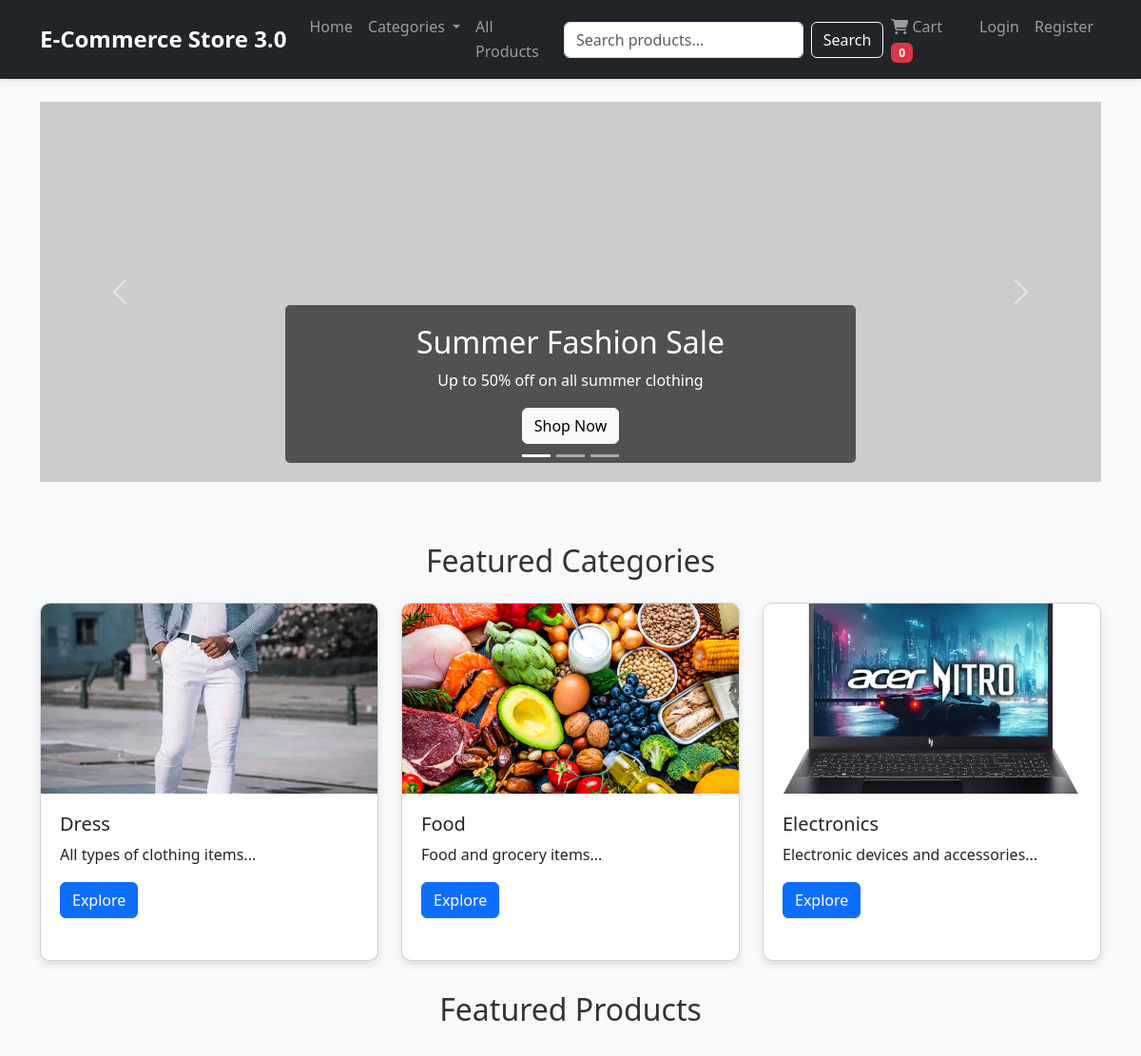
The page / on the database its author committed.
### tables this page shows
CREATE TABLE IF NOT EXISTS categories (
    id INT AUTO_INCREMENT PRIMARY KEY,
    name VARCHAR(50) NOT NULL,
    description TEXT,
    image VARCHAR(255),
    parent_id INT,
    FOREIGN KEY (parent_id) REFERENCES categories(id) ON DELETE SET NULL
);

### config/functions.php (called while the page is built, shortened)
<?php
function isLoggedIn() {
    return isset($_SESSION['user_id']);
}
function getCartCount() {
    $count = 0;
    return $count;
}
?>

### index.php (the view, shortened to what this page needs)
<?php
 require_once 'includes/header.php';
 ?>
 <div class="container">
     <div id="heroCarousel" class="carousel slide hero-slider" data-bs-ride="carousel">
         <div class="carousel-indicators">
             <button type="button" data-bs-target="#heroCarousel" data-bs-slide-to="0" class="active" aria-current="true" aria-label="Slide 1"></button>
             <button type="button" data-bs-target="#heroCarousel" data-bs-slide-to="1" aria-label="Slide 2"></button>
             <button type="button" data-bs-target="#heroCarousel" data-bs-slide-to="2" aria-label="Slide 3"></button>
         </div>
         <div class="carousel-inner">
             <div class="carousel-item active" style="background-image: url('https://via.placeholder.com/1200x400/3498db/ffffff?text=Fashion+Sale');">
                 <div class="carousel-caption d-none d-md-block">
                     <h2>Summer Fashion Sale</h2>
                     <p>Up to 50% off on all summer clothing</p>
                     <a href="pages/category.php?id=1" class="btn btn-light">Shop Now</a>
                 </div>
             </div>
         </div>
         <button class="carousel-control-prev" type="button" data-bs-target="#heroCarousel" data-bs-slide="prev">
             <span class="carousel-control-prev-icon" aria-hidden="true"></span>
         </button>
         <button class="carousel-control-next" type="button" data-bs-target="#heroCarousel" data-bs-slide="next">
             <span class="carousel-control-next-icon" aria-hidden="true"></span>
         </button>
     </div>
     <section class="category-section">
         <h2 class="text-center mb-4">Featured Categories</h2>
         <div class="row">
             <?php
             $query = "SELECT * FROM categories WHERE parent_id IS NULL LIMIT 3";
             $result = mysqli_query($conn, $query);
             if (mysqli_num_rows($result) > 0) {
                 while ($category = mysqli_fetch_assoc($result)) {
                     $image_url = !empty($category['image']) ? IMAGES_URL . '/categories/' . $category['image'] : 'https://via.placeholder.com/300x200?text=' . $category['name'];
             ?>
             <div class="col-md-4">
                 <div class="card category-card">
                     <img src="<?php echo $image_url; ?>" class="card-img-top" alt="<?php echo $category['name']; ?>">
                     <div class="card-body">
                         <h5 class="card-title"><?php echo $category['name']; ?></h5>
                         <p class="card-text"><?php echo substr($category['description'], 0, 100) . '...'; ?></p>
                         <a href="pages/category.php?id=<?php echo $category['id']; ?>" class="btn btn-primary">Explore</a>
                     </div>
                 </div>
             </div>
             <?php
                 }
             } ?>
         </div>
     </section>
     <section class="featured-products">
         <h2 class="text-center mb-4">Featured Products</h2>

### includes/header.php (shortened to what this page needs)
<!DOCTYPE html>
<html lang="en">
<head>
    <link href="https://cdn.jsdelivr.net/npm/bootstrap@5.3.0/dist/css/bootstrap.min.css" rel="stylesheet">
    <link rel="stylesheet" href="https://cdnjs.cloudflare.com/ajax/libs/font-awesome/6.4.0/css/all.min.css">
    <link rel="stylesheet" href="https://cdnjs.cloudflare.com/ajax/libs/OwlCarousel2/2.3.4/assets/owl.carousel.min.css">
    <link rel="stylesheet" href="https://cdnjs.cloudflare.com/ajax/libs/OwlCarousel2/2.3.4/assets/owl.theme.default.min.css">
    <link rel="stylesheet" href="<?php echo ASSETS_URL; ?>/css/style.css">
</head>
<body>
    <header>
        <nav class="navbar navbar-expand-lg navbar-dark bg-dark">
            <div class="container">
                <a class="navbar-brand" href="<?php echo SITE_URL; ?>"><?php echo SITE_NAME; ?></a>
                <div class="collapse navbar-collapse" id="navbarNav">
                    <ul class="navbar-nav me-auto">
                        <li class="nav-item">
                            <a class="nav-link" href="<?php echo SITE_URL; ?>">Home</a>
                        </li>
                        <li class="nav-item dropdown">
                            <a class="nav-link dropdown-toggle" href="#" id="navbarDropdown" role="button" data-bs-toggle="dropdown" aria-expanded="false">
                                Categories
                            </a>
                        </li>
                        <li class="nav-item">
                            <a class="nav-link" href="<?php echo SITE_URL; ?>/pages/products.php">All Products</a>
                        </li>
                    </ul>
                    <form class="d-flex mx-auto" action="<?php echo SITE_URL; ?>/pages/search.php" method="GET">
                        <input class="form-control me-2" type="search" name="q" placeholder="Search products..." aria-label="Search">
                        <button class="btn btn-outline-light" type="submit">Search</button>
                    </form>
                    <ul class="navbar-nav ms-auto">
                        <li class="nav-item">
                            <a class="nav-link" href="<?php echo SITE_URL; ?>/pages/cart.php">
                                <i class="fas fa-shopping-cart"></i> Cart
                                <span class="badge bg-danger"><?php echo getCartCount(); ?></span>
                            </a>
                        </li>
                        <?php if(isLoggedIn()): ?>
                        <li class="nav-item dropdown">
                            <a class="nav-link dropdown-toggle" href="#" id="userDropdown" role="button" data-bs-toggle="dropdown" aria-expanded="false">
                                <i class="fas fa-user"></i> <?php echo getUsername(); ?>
                            </a>
                            <ul class="dropdown-menu dropdown-menu-end" aria-labelledby="userDropdown">
                                <li><a class="dropdown-item" href="<?php echo SITE_URL; ?>/pages/profile.php">My Profile</a></li>
                                <li><a class="dropdown-item" href="<?php echo SITE_URL; ?>/pages/orders.php">My Orders</a></li>
                                <li><hr class="dropdown-divider"></li>
                                <li><a class="dropdown-item" href="<?php echo SITE_URL; ?>/pages/logout.php">Logout</a></li>
                            </ul>
                        </li>
                        <?php else: ?>
                        <li class="nav-item">
                            <a class="nav-link" href="<?php echo SITE_URL; ?>/pages/login.php">Login</a>
                        </li>
                        <li class="nav-item">
                            <a class="nav-link" href="<?php echo SITE_URL; ?>/pages/register.php">Register</a>
                        </li>
                        <?php endif; ?>
                    </ul>
                </div>
            </div>
        </nav>
    </header>
    <main class="py-4">

### assets/css/style.css (style rules this page uses)
:root { --primary-color: #3498db; --secondary-color: #2ecc71; --dark-color: #2c3e50; --light-color: #ecf0f1; --danger-color: #e74c3c; --warning-color: #f39c12; }
body { font-family: 'Segoe UI', Tahoma, Geneva, Verdana, sans-serif; line-height: 1.6; background-color: #f8f9fa; color: #333; }
a { text-decoration: none; color: var(--primary-color); }
header .navbar { box-shadow: 0 2px 4px rgba(0, 0, 0, 0.1); }
.navbar-brand { font-weight: bold; font-size: 1.5rem; }
.hero-slider { margin-bottom: 2rem; }
.hero-slider .carousel-item { height: 400px; background-size: cover; background-position: center; position: relative; }
.hero-slider .carousel-caption { background-color: rgba(0, 0, 0, 0.6); padding: 20px; border-radius: 5px; max-width: 600px; margin: 0 auto; }
.category-section { padding: 2rem 0; }
.category-card { border-radius: 10px; overflow: hidden; box-shadow: 0 4px 8px rgba(0, 0, 0, 0.1); transition: transform 0.3s ease; margin-bottom: 1.5rem; height: 100%; }
.category-card img { height: 200px; object-fit: cover; width: 100%; }
.category-card .card-body { padding: 1.25rem; }

### rows shown on the page
categories: image (picture), name "Dress", description "All types of clothing items"
categories: image (picture), name "Food", description "Food and grocery items"
categories: image (picture), name "Electronics", description "Electronic devices and accessories"

### other values the page prints
SITE_NAME "E-Commerce Store 3.0"
getCartCount() "0"
